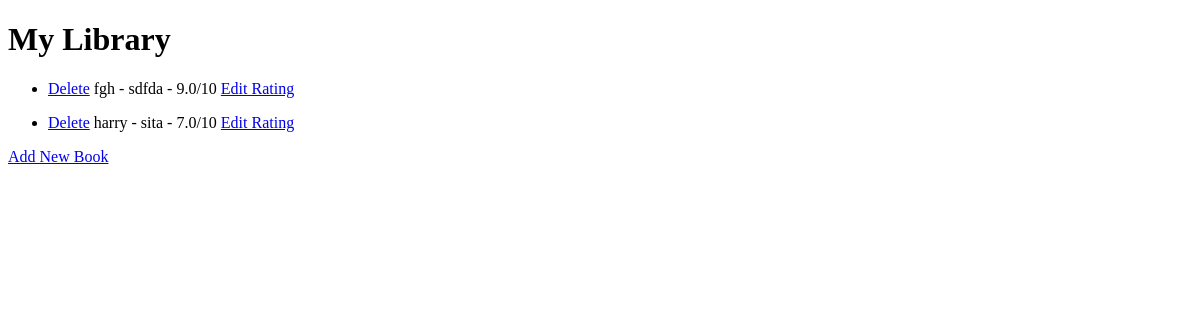
Before: / with the older database file.
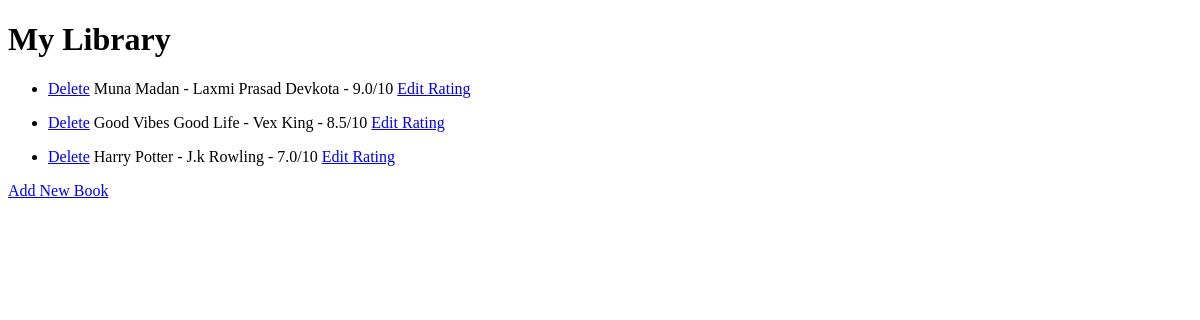
After: the same page with the newer database file.
### main.py (models this page shows)
    class Book(db.Model):
        id = db.Column(db.Integer, primary_key=True)
        title = db.Column(db.String(250), unique=True, nullable=False)
        author = db.Column(db.String(250), nullable=False)
        rating = db.Column(db.Float, nullable=False)

### main.py (the view)
@app.route('/')
def home():
    all_books = db.session.query(Book).all()
    return render_template('index.html', books=all_books)

### templates/index.html (shortened to what this page needs)
{% extends 'base.html' %}
{% block content %}
<h1>My Library</h1>
    {% if books %}
    {% for book in books %}
    <ul>
        <li>
            <a href="{{url_for('delete',num=book.id)}}">Delete</a>
            {{ book.title}} - {{ book.author }} - {{ book.rating }}/10
            <a href="{{url_for('edit', num=book.id)}}">
            Edit Rating
        </a></li>
    </ul>
    {% endfor %}
    {% else %}
        <p> Library is empty</p>
    {% endif %}
<a href="{{url_for('add')}}">Add New Book</a>
{% endblock %}}

### templates/base.html (shortened to what this page needs)
<!doctype html>
<html lang="en">
<head>
</head>
<body>
    {% block content %}
    {% endblock %}
</body>
</html>

Changed rows visible on the page:
removed Book: title "fgh", author "sdfda", rating "9.0"
removed Book: title "harry", author "sita", rating "7.0"
added Book: title "Muna Madan", author "Laxmi Prasad Devkota", rating "9.0"
added Book: title "Good Vibes Good Life", author "Vex King", rating "8.5"
added Book: title "Harry Potter", author "J.k Rowling", rating "7.0"
